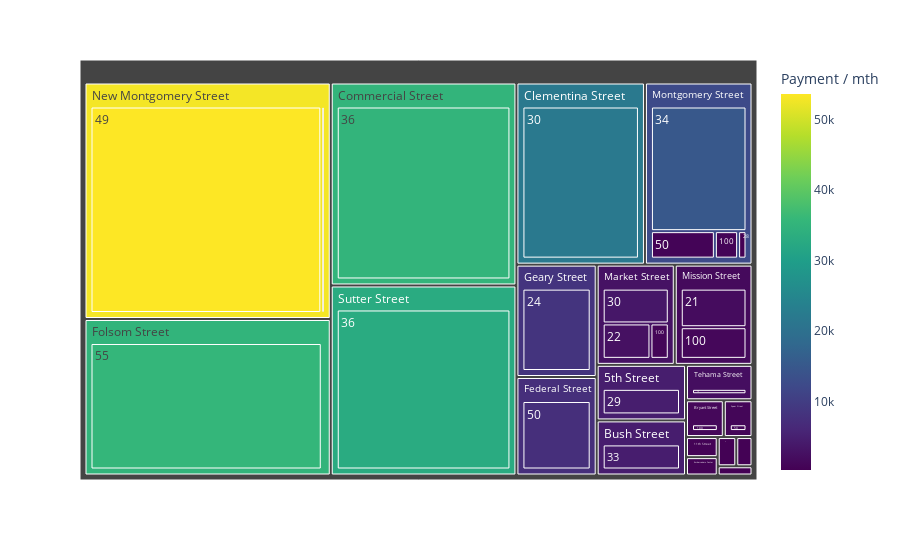

Notebook code cell kept with this figure:
### Code cell
fig = px.treemap(temp_data, path=['Street','Occupancy'], values='Payment / mth',
                 color='Payment / mth',color_continuous_scale=px.colors.sequential.Viridis)
fig.write_html('data/plots/treemap.html')
fig.write_image('data/plots/treemap.png')
fig.show()

### Figure 1 — Plotly figure (JSON) as saved in the notebook; plotly's stock layout.template omitted (floating-point values rounded to 4 significant figures)
{"data": [{"branchvalues": "total", "customdata": [[2000], [2665], [8430], [290], [4638], [21875], [3625], [4598], [15000], [35220], [32970], [443], [53628], [507], [544], [7389], [460], [768.2], [987], [35558], [2200], [300], [595], [1300], [1022], [1214.0], [805], [800], [595], [4638], [300], [1300], [4598], [507], [21875], [35220], [544], [7389], [35110.0], [8430], [2911.0], [1646.0], [12420.0], [443], [52850.0], [987], [32970], [2200]], "domain": {"x": [0, 1], "y": [0, 1]}, "hovertemplate": "labels=%{label}<br>Payment / mth_sum=%{value}<br>parent=%{parent}<br>id=%{id}<br>Payment / mth=%{color}<extra></extra>", "ids": ["Mission Street/21", "Market Street/22", "Geary Street/24", "Montgomery Street/28", "5th Street/29", "Clementina Street/30", "Market Street/30", "Bush Street/33", "Montgomery Street/34", "Commercial Street/36", "Sutter Street/36", "Natoma Street/40", "New Montgomery Street/49", "California Street/50", "Embarcadero Center/50", "Federal Street/50", "Folsom Street/50", "Montgomery Street/50", "Spear Street/50", "Folsom Street/55", "Tehama Street/75", "Battery Street /99", "11th Street/100", "Bryant Street/100", "Market Street/100", "Mission Street/100", "Montgomery Street/100", "New Montgomery Street/300", "11th Street", "5th Street", "Battery Street ", "Bryant Street", "Bush Street", "California Street", "Clementina Street", "Commercial Street", "Embarcadero Center", "Federal Street", "Folsom Street", "Geary Street", "Market Street", "Mission Street", "Montgomery Street", "Natoma Street", "New Montgomery Street", "Spear Street", "Sutter Street", "Tehama Street"], "labels": ["21", "22", "24", "28", "29", "30", "30", "33", "34", "36", "36", "40", "49", "50", "50", "50", "50", "50", "50", "55", "75", "99", "100", "100", "100", "100", "100", "300", "11th Street", "5th Street", "Battery Street ", "Bryant Street", "Bush Street", "California Street", "Clementina Street", "Commercial Street", "Embarcadero Center", "Federal Street", "Folsom Street", "Geary Street", "Market Street", "Mission Street", "Montgomery Street", "Natoma Street", "New Montgomery Street", "Spear Street", "Sutter Street", "Tehama Street"], "marker": {"coloraxis": "coloraxis", "colors": [2000, 2665, 8430, 290, 4638, 21875, 3625, 4598, 15000, 35220, 32970, 443, 53628, 507, 544, 7389, 460, 768.2, 987, 35558, 2200, 300, 595, 1300, 1022, 1214.0, 805, 800, 595, 4638, 300, 1300, 4598, 507, 21875, 35220, 544, 7389, 35110.0, 8430, 2911.0, 1646.0, 12420.0, 443, 52850.0, 987, 32970, 2200]}, "name": "", "parents": ["Mission Street", "Market Street", "Geary Street", "Montgomery Street", "5th Street", "Clementina Street", "Market Street", "Bush Street", "Montgomery Street", "Commercial Street", "Sutter Street", "Natoma Street", "New Montgomery Street", "California Street", "Embarcadero Center", "Federal Street", "Folsom Street", "Montgomery Street", "Spear Street", "Folsom Street", "Tehama Street", "Battery Street ", "11th Street", "Bryant Street", "Market Street", "Mission Street", "Montgomery Street", "New Montgomery Street", "", "", "", "", "", "", "", "", "", "", "", "", "", "", "", "", "", "", "", ""], "type": "treemap", "values": [4000, 2665, 8430, 290, 4638, 21875, 3625, 4598, 15000, 35220, 32970, 443, 53628, 507, 544, 7389, 460, 2213, 987, 35558, 2200, 300, 595, 1300, 1022, 3280, 805, 800, 595, 4638, 300, 1300, 4598, 507, 21875, 35220, 544, 7389, 36018, 8430, 7312, 7280, 18308, 443, 54428, 987, 32970, 2200]}], "layout": {"coloraxis": {"colorbar": {"title": {"text": "Payment / mth"}}, "colorscale": [[0, "#440154"], [0.1111, "#482878"], [0.2222, "#3e4989"], [0.3333, "#31688e"], [0.4444, "#26828e"], [0.5556, "#1f9e89"], [0.6667, "#35b779"], [0.7778, "#6ece58"], [0.8889, "#b5de2b"], [1, "#fde725"]]}, "legend": {"tracegroupgap": 0}, "margin": {"t": 60}}}
